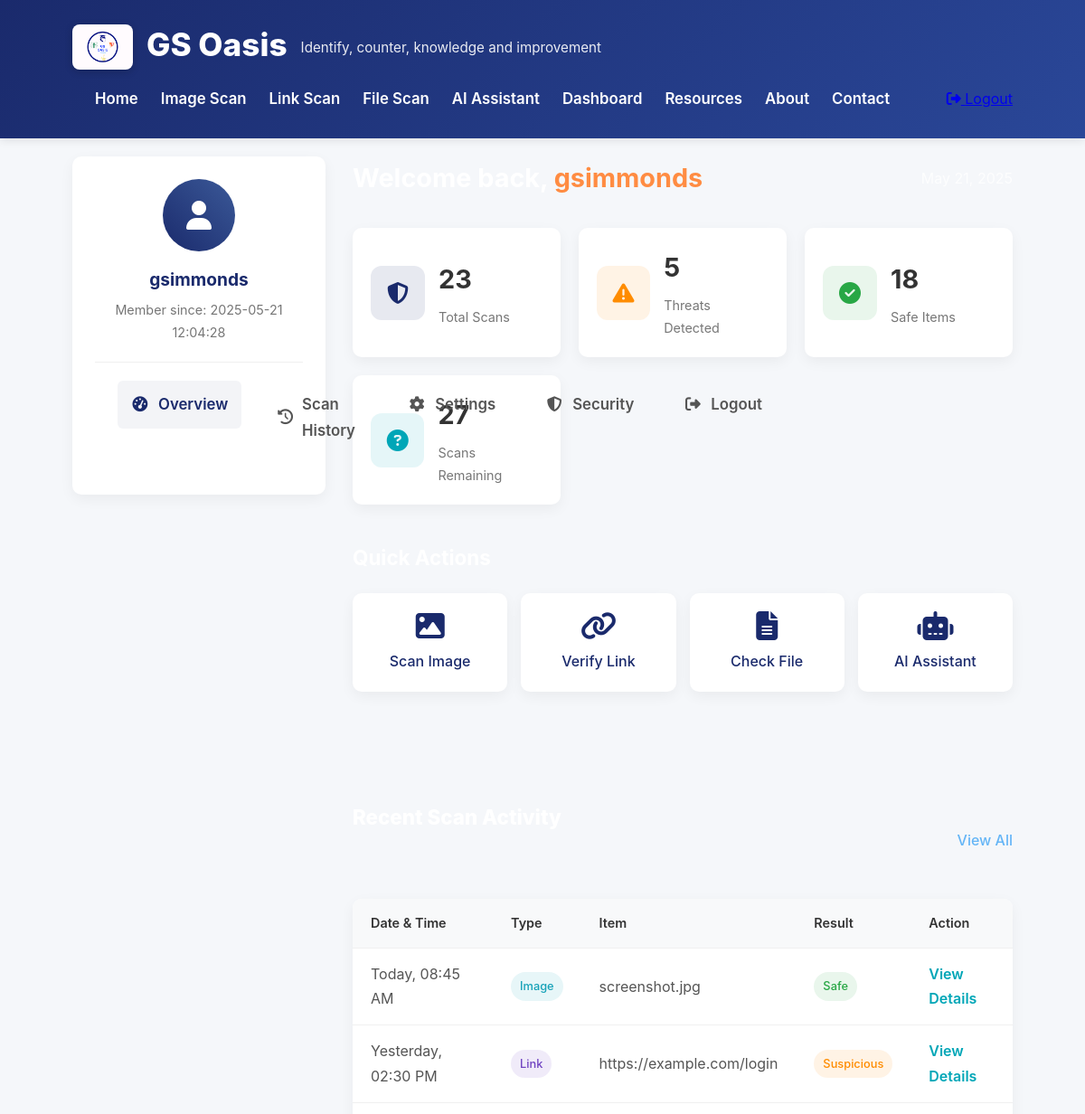
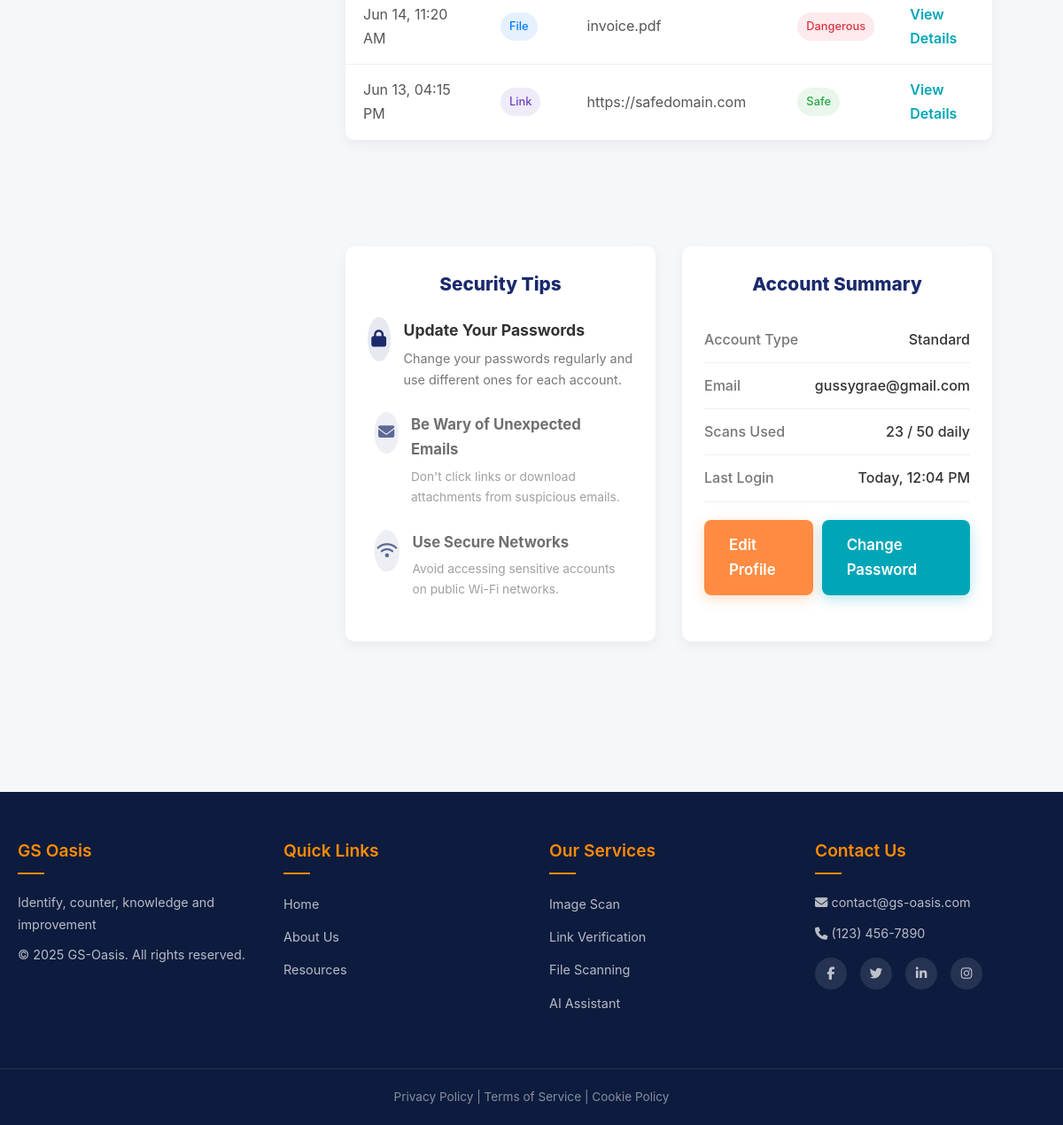
The app's page /dashboard (signed in) with its own data (2 pictures, top to bottom).
### tables this page shows
CREATE TABLE users (
                id INTEGER PRIMARY KEY AUTOINCREMENT,
                username TEXT UNIQUE NOT NULL,
                email TEXT NOT NULL,
                password TEXT NOT NULL,
                created_at TEXT DEFAULT CURRENT_TIMESTAMP,
                last_login TEXT,
                account_type TEXT DEFAULT 'standard'
            );

### app.py (the view)
@app.route('/dashboard')
@login_required
def dashboard():
    username = session.get('username')
    with sqlite3.connect('database.db') as conn:
        cursor = conn.cursor()
        cursor.execute("PRAGMA table_info(users)")
        columns = [col[1] for col in cursor.fetchall()]
        select_fields = ["email"]
        if 'created_at' in columns:
            select_fields.append('created_at')
        if 'last_login' in columns:
            select_fields.append('last_login')
        query = f"SELECT {', '.join(select_fields)} FROM users WHERE username = ?"
        try:
            cursor.execute(query, (username,))
            user_data = cursor.fetchone()
            if user_data:
                email = user_data[0]
                join_date = "N/A"
                last_login = "N/A"
                field_index = 1
                if 'created_at' in columns and len(user_data) > field_index:
                    join_date = user_data[field_index] if user_data[field_index] else "N/A"
                    field_index += 1
                if 'last_login' in columns and len(user_data) > field_index:
                    last_login = user_data[field_index] if user_data[field_index] else "N/A"
            else:
                email = "N/A"
                join_date = "N/A"
                last_login = "N/A"
        except sqlite3.Error as e:
            print(f"Database error: {str(e)}")
            email = "N/A"
            join_date = "N/A"
            last_login = "N/A"
        scan_count = 23  # Total scans performed by user
        threat_count = 5  # Threats detected
        safe_count = 18  # Safe scans
        remaining_scans = 50 - scan_count  # Daily limit
        if last_login != "N/A":
            try:
                login_time = time.strptime(last_login, "%Y-%m-%d %H:%M:%S")
                today = time.strftime("%Y-%m-%d")
                if time.strftime("%Y-%m-%d", login_time) == today:
                    last_login = "Today, " + time.strftime("%I:%M %p", login_time)
                else:
                    last_login = time.strftime("%b %d, %Y, %I:%M %p", login_time)
            except:
                pass
        current_date = time.strftime("%B %d, %Y")
        recent_activities = [
            {
                "date": "Today, 08:45 AM",
                "type": "image",
                "item": "screenshot.jpg",
                "result": "safe"
            },
            {
                "date": "Yesterday, 02:30 PM",
                "type": "link",
                "item": "https://example.com/login",
                "result": "suspicious"
            },
            {
                "date": "Jun 14, 11:20 AM",
                "type": "file",
                "item": "invoice.pdf",
                "result": "dangerous"
            },
            {
                "date": "Jun 13, 04:15 PM",
                "type": "link",
                "item": "https://safedomain.com",
                "result": "safe"
            }
        ]
    return render_template('dashboard.html',
                          username=username,
                          email=email,
                          join_date=join_date,
                          current_date=current_date,
                          scan_count=scan_count,
                          threat_count=threat_count,
                          safe_count=safe_count,
                          remaining_scans=remaining_scans,
                          last_login=last_login,
                          recent_activities=recent_activities)

### app.py (called while the page is built)
def login_required(f):
    @wraps(f)
    def wrapper(*args, **kwargs):
        if 'user_id' not in session:
            flash('You need to log in to access this page.', 'warning')
            return redirect(url_for('login'))
        return f(*args, **kwargs)
    return wrapper

### templates/dashboard.html (shortened to what this page needs)
{% extends 'base.html' %}
{% block content %}
<div class="dashboard-container">
    <div class="dashboard-sidebar">
        <div class="user-profile">
            <div class="avatar">
                <i class="fas fa-user"></i>
            </div>
            <h3>{{ username }}</h3>
            <p>Member since: {{ join_date }}</p>
        </div>
        <nav class="dashboard-nav">
            <ul>
                <li class="active"><a href="{{ url_for('dashboard') }}"><i class="fas fa-tachometer-alt"></i> Overview</a></li>
                <li><a href="#history"><i class="fas fa-history"></i> Scan History</a></li>
                <li><a href="#settings"><i class="fas fa-cog"></i> Settings</a></li>
                <li><a href="#security"><i class="fas fa-shield-alt"></i> Security</a></li>
                <li><a href="{{ url_for('logout') }}"><i class="fas fa-sign-out-alt"></i> Logout</a></li>
            </ul>
        </nav>
    </div>
    <div class="dashboard-main">
        <div class="dashboard-header">
            <h1>Welcome back, <span class="highlight">{{ username }}</span></h1>
            <div class="date">{{ current_date }}</div>
        </div>
        <div class="stats-overview">
            <div class="stat-card">
                <div class="stat-icon">
                    <i class="fas fa-shield-alt"></i>
                </div>
                <div class="stat-details">
                    <h3>{{ scan_count }}</h3>
                    <p>Total Scans</p>
                </div>
            </div>
            <div class="stat-card">
                <div class="stat-icon warning">
                    <i class="fas fa-exclamation-triangle"></i>
                </div>
                <div class="stat-details">
                    <h3>{{ threat_count }}</h3>
                    <p>Threats Detected</p>
                </div>
            </div>
            <div class="stat-card">
                <div class="stat-icon success">
                    <i class="fas fa-check-circle"></i>
                </div>
                <div class="stat-details">
                    <h3>{{ safe_count }}</h3>
                    <p>Safe Items</p>
                </div>
            </div>
            <div class="stat-card">
                <div class="stat-icon info">
                    <i class="fas fa-question-circle"></i>
                </div>
                <div class="stat-details">
                    <h3>{{ remaining_scans }}</h3>
                    <p>Scans Remaining</p>
                </div>
            </div>
        </div>
        <div class="quick-actions">
            <h2>Quick Actions</h2>
            <div class="action-buttons">
                <a href="{{ url_for('scan_image') }}" class="action-btn">
                    <i class="fas fa-image"></i>
                    <span>Scan Image</span>
                </a>
                <a href="{{ url_for('scan_link') }}" class="action-btn">
                    <i class="fas fa-link"></i>
                    <span>Verify Link</span>
                </a>
                <a href="{{ url_for('scan_file') }}" class="action-btn">
                    <i class="fas fa-file-alt"></i>
                    <span>Check File</span>
                </a>
                <a href="{{ url_for('ai_assistant') }}" class="action-btn">
                    <i class="fas fa-robot"></i>
                    <span>AI Assistant</span>
                </a>
            </div>
        </div>
        <section id="history" class="recent-activity">
            <div class="section-header">
                <h2>Recent Scan Activity</h2>
                <a href="#" class="view-all">View All</a>
            </div>
            <div class="activity-table">
                <table>
                    <thead>
                        <tr>
                            <th>Date & Time</th>
                            <th>Type</th>
                            <th>Item</th>
                            <th>Result</th>
                            <th>Action</th>
                        </tr>
                    </thead>
                    <tbody>
                        {% for activity in recent_activities %}
                        <tr>
                            <td>{{ activity.date }}</td>
                            <td>
                                {% if activity.type == 'image' %}
                                <span class="badge image">Image</span>
                                {% elif activity.type == 'link' %}
                                <span class="badge link">Link</span>
                                {% elif activity.type == 'file' %}
                                <span class="badge file">File</span>
                                {% endif %}
                            </td>
                            <td>{{ activity.item }}</td>
                            <td>
                                {% if activity.result == 'safe' %}
                                <span class="badge success">Safe</span>
                                {% elif activity.result == 'suspicious' %}
                                <span class="badge warning">Suspicious</span>
                                {% elif activity.result == 'dangerous' %}
                                <span class="badge danger">Dangerous</span>
                                {% endif %}
                            </td>
                            <td><a href="#" class="btn-text">View Details</a></td>
                        </tr>
                        {% endfor %}
                    </tbody>
                </table>
            </div>
        </section>
        <div class="dashboard-row">
            <section id="security" class="security-tips">
                <h2>Security Tips</h2>
                <div class="tip-list">
                    <div class="tip-item">
                        <div class="tip-icon"><i class="fas fa-lock"></i></div>
                        <div class="tip-content">
                            <h3>Update Your Passwords</h3>
                            <p>Change your passwords regularly and use different ones for each account.</p>
                        </div>
                    </div>
                    <div class="tip-item">
                        <div class="tip-icon"><i class="fas fa-envelope"></i></div>
                        <div class="tip-content">
                            <h3>Be Wary of Unexpected Emails</h3>
                            <p>Don't click links or download attachments from suspicious emails.</p>
                        </div>
                    </div>
                    <div class="tip-item">
                        <div class="tip-icon"><i class="fas fa-wifi"></i></div>
                        <div class="tip-content">
                            <h3>Use Secure Networks</h3>
                            <p>Avoid accessing sensitive accounts on public Wi-Fi networks.</p>
                        </div>
                    </div>
                </div>
            </section>
            <section id="settings" class="account-summary">
                <h2>Account Summary</h2>
                <div class="account-details">
                    <div class="detail-row">
                        <div class="detail-label">Account Type</div>
                        <div class="detail-value">Standard</div>
                    </div>
                    <div class="detail-row">
                        <div class="detail-label">Email</div>
                        <div class="detail-value">{{ email }}</div>
                    </div>
                    <div class="detail-row">
                        <div class="detail-label">Scans Used</div>
                        <div class="detail-value">{{ scan_count }} / 50 daily</div>
                    </div>
                    <div class="detail-row">
                        <div class="detail-label">Last Login</div>
                        <div class="detail-value">{{ last_login }}</div>
                    </div>
                    <div class="detail-buttons">
                        <a href="#" class="btn btn-primary">Edit Profile</a>
                        <a href="#" class="btn btn-secondary">Change Password</a>
                    </div>
                </div>
            </section>
        </div>
    </div>
</div>
{% endblock %}

### templates/base.html (shortened to what this page needs)
<!DOCTYPE html>
<html lang="en">
<head>
    <link rel="stylesheet" href="{{ url_for('static', filename='css/style.css') }}">
    <link rel="stylesheet" href="{{ url_for('static', filename='css/ai-assistant.css') }}">
    <link rel="stylesheet" href="https://cdnjs.cloudflare.com/ajax/libs/font-awesome/6.5.1/css/all.min.css">
</head>
<body>
    <header>
        <div class="container">
            <div class="logo">
                <img src="{{ url_for('static', filename='images/Logo.png') }}" alt="GS Oasis Logo">
                <h1>GS Oasis</h1>
                <p>Identify, counter, knowledge and improvement</p>
            </div>
            <nav>
                <ul>
                    <li><a href="{{ url_for('index') }}">Home</a></li>
                    {% if 'user_id' in session %}
                    <li><a href="{{ url_for('scan_image') }}">Image Scan</a></li>
                    <li><a href="{{ url_for('scan_link') }}">Link Scan</a></li>
                    <li><a href="{{ url_for('scan_file') }}">File Scan</a></li>
                    <li><a href="{{ url_for('ai_assistant') }}">AI Assistant</a></li>
                    <li><a href="{{ url_for('dashboard') }}">Dashboard</a></li>
                    {% else %}
                    <li><a href="{{ url_for('register') }}">Sign Up</a></li>
                    <li><a href="{{ url_for('login') }}">Login</a></li>
                    {% endif %}
                    <li><a href="{{ url_for('resources') }}">Resources</a></li>
                    <li><a href="{{ url_for('about') }}">About</a></li>
                    <li><a href="{{ url_for('contact') }}">Contact</a></li>
                </ul>
                {% if 'user_id' in session %}
                <div class="user-menu">
                    <a href="{{ url_for('logout') }}" class="logout-btn"><i class="fas fa-sign-out-alt"></i> Logout</a>
                </div>
                {% endif %}
            </nav>
        </div>
    </header>
    <main>
        <div class="container">
            {% block content %}{% endblock %}
        </div>
    </main>
    {% include 'footer.html' %}
</body>
</html>

### templates/footer.html (shortened to what this page needs)
<footer>
    <div class="footer-container">
        <div class="footer-section">
            <h4>GS Oasis</h4>
            <p>Identify, counter, knowledge and improvement</p>
            <p>&copy; 2025 GS-Oasis. All rights reserved.</p>
        </div>
        <div class="footer-section">
            <h4>Quick Links</h4>
            <ul>
                <li><a href="{{ url_for('index') }}">Home</a></li>
                <li><a href="{{ url_for('about') }}">About Us</a></li>
                <li><a href="{{ url_for('resources') }}">Resources</a></li>
            </ul>
        </div>
        <div class="footer-section">
            <h4>Our Services</h4>
            <ul>
                <li><a href="{{ url_for('scan_image') }}">Image Scan</a></li>
                <li><a href="{{ url_for('scan_link') }}">Link Verification</a></li>
                <li><a href="{{ url_for('scan_file') }}">File Scanning</a></li>
                <li><a href="{{ url_for('ai_assistant') }}">AI Assistant</a></li>
            </ul>
        </div>
        <div class="footer-section">
            <h4>Contact Us</h4>
            <p><i class="fas fa-envelope"></i> <a href="mailto:contact@gs-oasis.com">contact@gs-oasis.com</a></p>
            <p><i class="fas fa-phone"></i> (123) 456-7890</p>
            <div class="social-icons">
                <a href="#" aria-label="Facebook"><i class="fab fa-facebook-f"></i></a>
                <a href="#" aria-label="Twitter"><i class="fab fa-twitter"></i></a>
                <a href="#" aria-label="LinkedIn"><i class="fab fa-linkedin-in"></i></a>
                <a href="#" aria-label="Instagram"><i class="fab fa-instagram"></i></a>
            </div>
        </div>
    </div>
    <div class="footer-bottom">
        <p>Privacy Policy | Terms of Service | Cookie Policy</p>
    </div>
</footer>
</body>
</html>

### records on screen
users: username "gsimmonds", created_at "2025-05-21 12:04:28", email "gussygrae@gmail.com"

### other values on screen
{{ scan_count }} "23"
{{ threat_count }} "5"
{{ safe_count }} "18"
{{ remaining_scans }} "27"
{{ activity.date }} "Today, 08:45 AM" "Yesterday, 02:30 PM" "Jun 14, 11:20 AM" "Jun 13, 04:15 PM"
{{ activity.item }} "screenshot.jpg" "https://example.com/login" "invoice.pdf" "https://safedomain.com"
{{ last_login }} "Today, 12:04 PM"
